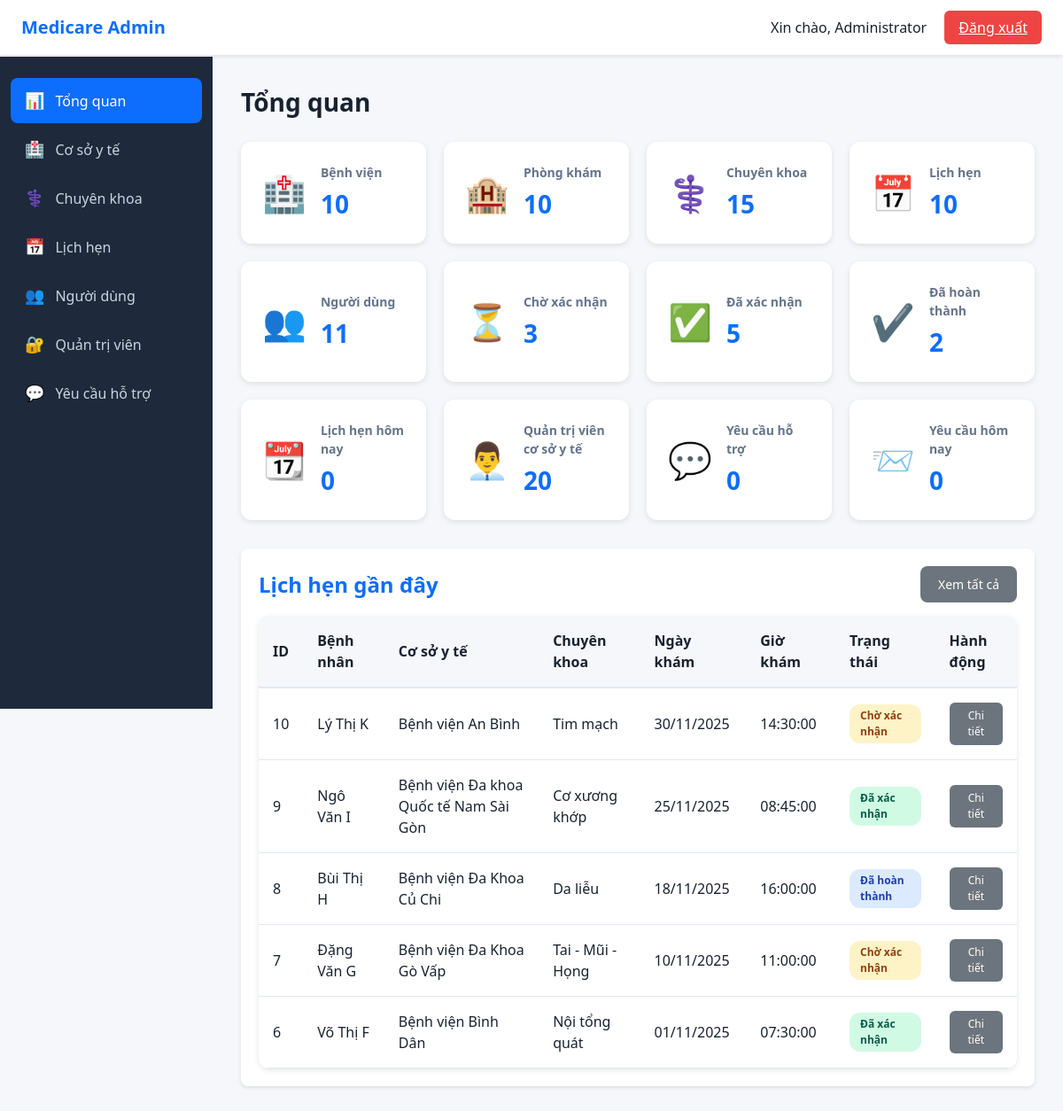
/admin/admin-dashboard.php (signed in), run on the app's committed database.
### tables this page shows
CREATE TABLE `appointments` (
  `appointment_id` int(11) NOT NULL,
  `user_id` int(11) DEFAULT NULL,
  `patient_name` varchar(100) DEFAULT NULL,
  `patient_email` varchar(100) DEFAULT NULL,
  `patient_phone` varchar(20) DEFAULT NULL,
  `facility_id` int(11) NOT NULL,
  `specialty_id` int(11) NOT NULL,
  `appointment_date` date NOT NULL,
  `appointment_time` time NOT NULL,
  `symptoms` text DEFAULT NULL,
  `status` enum('pending','confirmed','completed','canceled') DEFAULT 'pending',
  `created_at` timestamp NOT NULL DEFAULT current_timestamp(),
  `updated_at` timestamp NOT NULL DEFAULT current_timestamp() ON UPDATE current_timestamp()
);

CREATE TABLE `facilities` (
  `facility_id` int(11) NOT NULL,
  `name` varchar(200) NOT NULL,
  `type` enum('hospital','clinic') NOT NULL,
  `address` text NOT NULL,
  `phone` varchar(20) NOT NULL,
  `working_hours` varchar(100) NOT NULL,
  `description` text DEFAULT NULL,
  `image` varchar(255) DEFAULT NULL,
  `created_at` timestamp NOT NULL DEFAULT current_timestamp()
);

CREATE TABLE `specialties` (
  `specialty_id` int(11) NOT NULL,
  `specialty_name` varchar(100) NOT NULL,
  `icon` varchar(255) DEFAULT NULL,
  `created_at` timestamp NOT NULL DEFAULT current_timestamp()
);

### admin/admin-dashboard.php (the view, shortened to what this page needs)
<?php
require_once '../config.php';
include 'admin-header.php';
$sql_users = "SELECT COUNT(*) AS total FROM users";
$result_users = mysqli_query($conn, $sql_users);
$users_count = mysqli_fetch_assoc($result_users)['total'];
$sql_hospitals = "SELECT COUNT(*) AS total FROM facilities WHERE type = 'hospital'";
$result_hospitals = mysqli_query($conn, $sql_hospitals);
$hospitals_count = mysqli_fetch_assoc($result_hospitals)['total'];
$sql_clinics = "SELECT COUNT(*) AS total FROM facilities WHERE type = 'clinic'";
$result_clinics = mysqli_query($conn, $sql_clinics);
$clinics_count = mysqli_fetch_assoc($result_clinics)['total'];
$sql_specialties = "SELECT COUNT(*) AS total FROM specialties";
$result_specialties = mysqli_query($conn, $sql_specialties);
$specialties_count = mysqli_fetch_assoc($result_specialties)['total'];
$sql_appointments = "SELECT COUNT(*) AS total FROM appointments";
$result_appointments = mysqli_query($conn, $sql_appointments);
$appointments_count = mysqli_fetch_assoc($result_appointments)['total'];
$sql_pending = "SELECT COUNT(*) AS total FROM appointments WHERE status = 'pending'";
$result_pending = mysqli_query($conn, $sql_pending);
$pending_count = mysqli_fetch_assoc($result_pending)['total'];
$sql_confirmed = "SELECT COUNT(*) AS total FROM appointments WHERE status = 'confirmed'";
$result_confirmed = mysqli_query($conn, $sql_confirmed);
$confirmed_count = mysqli_fetch_assoc($result_confirmed)['total'];
$sql_completed = "SELECT COUNT(*) AS total FROM appointments WHERE status = 'completed'";
$result_completed = mysqli_query($conn, $sql_completed);
$completed_count = mysqli_fetch_assoc($result_completed)['total'];
$today = date('Y-m-d');
$sql_today = "SELECT COUNT(*) AS total FROM appointments WHERE appointment_date = '$today'";
$result_today = mysqli_query($conn, $sql_today);
$today_count = mysqli_fetch_assoc($result_today)['total'];
$sql_facility_admins = "SELECT COUNT(*) AS total FROM facility_admins";
$result_facility_admins = mysqli_query($conn, $sql_facility_admins);
$facility_admins_count = mysqli_fetch_assoc($result_facility_admins)['total'];
$sql_contact_messages = "SELECT COUNT(*) AS total FROM contact_messages";
$result_contact_messages = mysqli_query($conn, $sql_contact_messages);
$contact_messages_count = mysqli_fetch_assoc($result_contact_messages)['total'];
$sql_contact_today = "SELECT COUNT(*) AS total FROM contact_messages WHERE DATE(created_at) = '$today'";
$result_contact_today = mysqli_query($conn, $sql_contact_today);
$contact_today_count = mysqli_fetch_assoc($result_contact_today)['total'];
$sql_recent = "SELECT a.*,
               COALESCE(a.patient_name, u.fullname) AS display_name,
               f.name AS facility_name,
               s.specialty_name
                FROM appointments a
                LEFT JOIN users u ON a.user_id = u.user_id
                JOIN facilities f ON a.facility_id = f.facility_id
                JOIN specialties s ON a.specialty_id = s.specialty_id
                ORDER BY a.created_at DESC
                LIMIT 5";
$result_recent = mysqli_query($conn, $sql_recent);
$recent_appointments = [];
if ($result_recent) {
    while ($row = mysqli_fetch_assoc($result_recent)) {
        $recent_appointments[] = $row;
    }
}
function formatDate($date) {
    $date_obj = new DateTime($date);
    return $date_obj->format('d/m/Y');
}
?>
<div class="admin-content">
    <h1 class="page-title">Tổng quan</h1>
    <div class="stats-grid">
        <div class="stat-card">
            <div class="stat-icon">🏥</div>
            <div class="stat-info">
                <h3>Bệnh viện</h3>
                <p class="stat-number"><?php echo $hospitals_count; ?></p>
            </div>
        </div>
        <div class="stat-card">
            <div class="stat-icon">🏨</div>
            <div class="stat-info">
                <h3>Phòng khám</h3>
                <p class="stat-number"><?php echo $clinics_count; ?></p>
            </div>
        </div>
        <div class="stat-card">
            <div class="stat-icon">⚕️</div>
            <div class="stat-info">
                <h3>Chuyên khoa</h3>
                <p class="stat-number"><?php echo $specialties_count; ?></p>
            </div>
        </div>
        <div class="stat-card">
            <div class="stat-icon">📅</div>
            <div class="stat-info">
                <h3>Lịch hẹn</h3>
                <p class="stat-number"><?php echo $appointments_count; ?></p>
            </div>
        </div>
        <div class="stat-card">
            <div class="stat-icon">👥</div>
            <div class="stat-info">
                <h3>Người dùng</h3>
                <p class="stat-number"><?php echo $users_count; ?></p>
            </div>
        </div>
        <div class="stat-card">
            <div class="stat-icon">⏳</div>
            <div class="stat-info">
                <h3>Chờ xác nhận</h3>
                <p class="stat-number"><?php echo $pending_count; ?></p>
            </div>
        </div>
        <div class="stat-card">
            <div class="stat-icon">✅</div>
            <div class="stat-info">
                <h3>Đã xác nhận</h3>
                <p class="stat-number"><?php echo $confirmed_count; ?></p>
            </div>
        </div>
        <div class="stat-card">
            <div class="stat-icon">✔️</div>
            <div class="stat-info">
                <h3>Đã hoàn thành</h3>
                <p class="stat-number"><?php echo $completed_count; ?></p>
            </div>
        </div>
        <div class="stat-card">
            <div class="stat-icon">📆</div>
            <div class="stat-info">
                <h3>Lịch hẹn hôm nay</h3>
                <p class="stat-number"><?php echo $today_count; ?></p>
            </div>
        </div>
        <div class="stat-card">
            <div class="stat-icon">👨‍💼</div>
            <div class="stat-info">
                <h3>Quản trị viên cơ sở y tế</h3>
                <p class="stat-number"><?php echo $facility_admins_count; ?></p>
            </div>
        </div>
        <div class="stat-card">
            <div class="stat-icon">💬</div>
            <div class="stat-info">
                <h3>Yêu cầu hỗ trợ</h3>
                <p class="stat-number"><?php echo $contact_messages_count; ?></p>
            </div>
        </div>
        <div class="stat-card">
            <div class="stat-icon">📨</div>
            <div class="stat-info">
                <h3>Yêu cầu hôm nay</h3>
                <p class="stat-number"><?php echo $contact_today_count; ?></p>
            </div>
        </div>
    </div>
    <div class="card" style="margin-top: 30px;">
        <div class="flex-between" style="margin-bottom: 15px;">
            <h2 style="margin: 0;">Lịch hẹn gần đây</h2>
            <a href="admin-appointments.php" class="btn-admin-secondary">Xem tất cả</a>
        </div>
        <?php if (empty($recent_appointments)): ?>
            <p class="text-muted" style="text-align: center; padding: 20px;">Chưa có lịch hẹn nào.</p>
        <?php else: ?>
            <div class="table-container">
                <table class="admin-table">
                    <thead>
                        <tr>
                            <th>ID</th>
                            <th>Bệnh nhân</th>
                            <th>Cơ sở y tế</th>
                            <th>Chuyên khoa</th>
                            <th>Ngày khám</th>
                            <th>Giờ khám</th>
                            <th>Trạng thái</th>
                            <th>Hành động</th>
                        </tr>
                    </thead>
                    <tbody>
                        <?php foreach ($recent_appointments as $appointment): ?>
                            <tr>
                                <td><?php echo $appointment['appointment_id']; ?></td>
                                <td><?php echo !empty($appointment['display_name']) ? htmlspecialchars($appointment['display_name']) : '<span class="text-muted">Khách</span>'; ?></td>
                                <td><?php echo htmlspecialchars($appointment['facility_name']); ?></td>
                                <td><?php echo htmlspecialchars($appointment['specialty_name']); ?></td>
                                <td><?php echo formatDate($appointment['appointment_date']); ?></td>
                                <td><?php echo htmlspecialchars($appointment['appointment_time']); ?></td>
                                <td>
                                    <span class="status-badge <?php echo $appointment['status']; ?>">
                                        <?php
                                        $status_text = [
                                            'pending' => 'Chờ xác nhận',
                                            'confirmed' => 'Đã xác nhận',
                                            'completed' => 'Đã hoàn thành',
                                            'canceled' => 'Đã hủy'
                                        ];
                                        echo isset($status_text[$appointment['status']]) ? $status_text[$appointment['status']] : $appointment['status'];
                                        ?>
                                    </span>
                                </td>
                                <td>
                                    <a href="admin-appointment-detail.php?id=<?php echo $appointment['appointment_id']; ?>" class="btn-admin-secondary btn-sm">Chi tiết</a>
                                </td>
                            </tr>
                        <?php endforeach; ?>
                    </tbody>
                </table>
            </div>
        <?php endif; ?>
    </div>
</div>
<?php include 'admin-footer.php'; ?>

### admin/admin.css (style rules this page uses)
:root { --admin-primary: #0d6efd; --admin-bg: #f5f7fa; --admin-sidebar: #1e293b; --admin-text: #182230; --admin-border: #e2e8f0; --admin-success: #10b981; --admin-danger: #ef4444; --admin-warning: #f59e0b; }
* { box-sizing: border-box; margin: 0; padding: 0; }
body { font-family: "Segoe UI", Arial, sans-serif; color: var(--admin-text); line-height: 1.5; }
.admin-body { background: var(--admin-bg); min-height: 100vh; }
.admin-content { max-width: 1400px; margin: 0 auto; }
.page-title { font-size: 28px; margin-bottom: 24px; }
.stats-grid { display: grid; grid-template-columns: repeat(auto-fit, minmax(200px, 1fr)); gap: 20px; margin-bottom: 32px; }
.stat-card { background: #fff; border-radius: 12px; padding: 24px; display: flex; align-items: center; gap: 16px; box-shadow: 0 2px 6px rgba(0, 0, 0, 0.1); }
.stat-icon { font-size: 40px; }
.stat-info h3 { font-size: 14px; color: #64748b; margin-bottom: 4px; }
.stat-number { font-size: 28px; font-weight: 700; color: var(--admin-primary); }
.table-container { background: #fff; border-radius: 12px; overflow: hidden; box-shadow: 0 2px 6px rgba(0, 0, 0, 0.1); }
.admin-table { width: 100%; border-collapse: collapse; }
.admin-table thead { background: var(--admin-bg); }
.admin-table th { padding: 16px; text-align: left; font-weight: 600; color: var(--admin-text); border-bottom: 2px solid var(--admin-border); }
.admin-table td { padding: 16px; border-bottom: 1px solid var(--admin-border); }
.btn-admin-secondary { background: #6c757d; color: #fff; border: none; padding: 10px 20px; border-radius: 8px; cursor: pointer; font-weight: 500; font-size: 14px; transition: opacity 0.2s; display: inline-block; text-decoration: none; text-align: center; }
.btn-edit, .btn-confirm, .btn-delete, .btn-cancel-action, .btn-sm { padding: 6px 12px; border-radius: 6px; font-size: 12px; font-weight: 500; cursor: pointer; border: none; transition: opacity 0.2s; display: inline-block; text-decoration: none; text-align: center; }
.status-badge { display: inline-block; padding: 4px 12px; border-radius: 12px; font-size: 12px; font-weight: 600; }
.status-badge.pending { background: #fef3c7; color: #92400e; }
.status-badge.confirmed { background: #d1fae5; color: #065f46; }
.status-badge.completed { background: #dbeafe; color: #1e40af; }
.card { background: white; padding: 20px; border-radius: 8px; box-shadow: 0 2px 4px rgba(0,0,0,0.1); margin-bottom: 20px; }
.card h2 { margin-bottom: 20px; color: var(--admin-primary); }
.flex-between { display: flex; justify-content: space-between; align-items: center; }

### data on the page
appointments: appointment_id "10", display_name "Lý Thị K", facility.name "Bệnh viện An Bình", specialty.specialty_name "Tim mạch", appointment_date "30/11/2025", appointment_time "14:30:00", status "Chờ xác nhận"
appointments: appointment_id "9", display_name "Ngô Văn I", facility.name "Bệnh viện Đa khoa Quốc tế Nam Sài Gòn", specialty.specialty_name "Cơ xương khớp", appointment_date "25/11/2025", appointment_time "08:45:00", status "Đã xác nhận"
appointments: appointment_id "8", display_name "Bùi Thị H", facility.name "Bệnh viện Đa Khoa Củ Chi", specialty.specialty_name "Da liễu", appointment_date "18/11/2025", appointment_time "16:00:00", status "Đã hoàn thành"
appointments: appointment_id "7", display_name "Đặng Văn G", facility.name "Bệnh viện Đa Khoa Gò Vấp", specialty.specialty_name "Tai - Mũi - Họng", appointment_date "10/11/2025", appointment_time "11:00:00", status "Chờ xác nhận"
appointments: appointment_id "6", display_name "Võ Thị F", facility.name "Bệnh viện Bình Dân", specialty.specialty_name "Nội tổng quát", appointment_date "01/11/2025", appointment_time "07:30:00", status "Đã xác nhận"

### other printed values
$admin_name "Administrator"
$hospitals_count "10"
$clinics_count "10"
$specialties_count "15"
$appointments_count "10"
$users_count "11"
$pending_count "3"
$confirmed_count "5"
$completed_count "2"
$today_count "0"
$facility_admins_count "20"
$contact_messages_count "0"
$contact_today_count "0"
